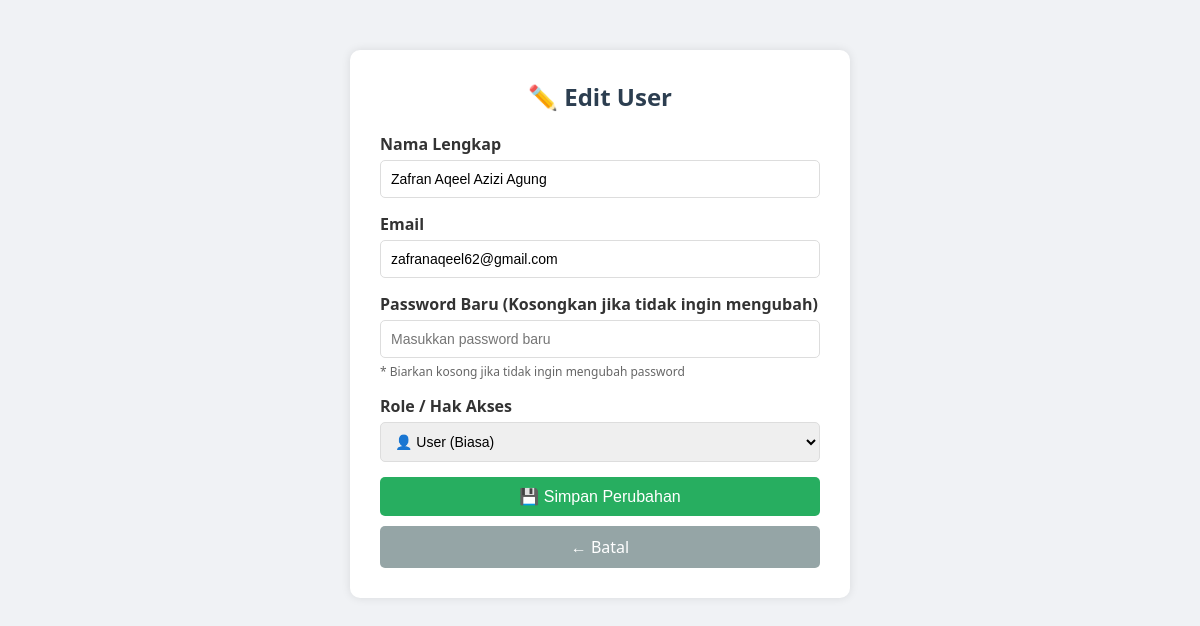
Page /editUser.php?id=3 (signed in) on the committed database.
### tables this page shows
CREATE TABLE `users` (
  `id` int(11) NOT NULL,
  `nama` varchar(100) DEFAULT NULL,
  `email` varchar(100) DEFAULT NULL,
  `password` varchar(255) DEFAULT NULL,
  `role` enum('admin','user','manager') DEFAULT 'user'
);

### editUser.php (the view, shortened to what this page needs)
<?php
include 'connection.php';
$id = isset($_GET['id']) ? (int)$_GET['id'] : 0;
$query = "SELECT * FROM users WHERE id = $id";
$result = mysqli_query($conn, $query);
$user = mysqli_fetch_assoc($result);
?>
<!DOCTYPE html>
<html>
<head>
    <link rel="stylesheet" href="Style/dashboard_style.css">
</head>
<body>
<div class="form-container">
    <h2>✏️ Edit User</h2>
    <form action="" method="POST">
        <div class="form-group">
            <label>Nama Lengkap</label>
            <input type="text" name="nama" value="<?php echo htmlspecialchars($user['nama']); ?>" required>
        </div>
        <div class="form-group">
            <label>Email</label>
            <input type="email" name="email" value="<?php echo htmlspecialchars($user['email']); ?>" required>
        </div>
        <div class="form-group">
            <label>Password Baru (Kosongkan jika tidak ingin mengubah)</label>
            <input type="password" name="password" placeholder="Masukkan password baru">
            <div class="info-text">* Biarkan kosong jika tidak ingin mengubah password</div>
        </div>
        <div class="form-group">
            <label>Role / Hak Akses</label>
            <select name="role" required>
                <option value="user" <?php echo $user['role'] == 'user' ? 'selected' : ''; ?>>👤 User (Biasa)</option>
            </select>
        </div>
        <button type="submit" class="btn-save">💾 Simpan Perubahan</button>
        <a href="dashboard.php" class="btn-cancel">← Batal</a>
    </form>
</div>
</body>
</html>

### Assets/Style/dashboard_style.css (style rules this page uses)
* { margin: 0; padding: 0; box-sizing: border-box; }
body { font-family: 'Segoe UI', Tahoma, Geneva, Verdana, sans-serif; background: #f0f2f5; min-height: 100vh; }

### editUser.php (style rules this page uses)
.form-container { max-width: 500px; margin: 50px auto; background: white; padding: 30px; border-radius: 10px; box-shadow: 0 0 10px rgba(0,0,0,0.1); }
.form-group { margin-bottom: 15px; }
label { display: block; margin-bottom: 5px; font-weight: bold; color: #333; }
input, select { width: 100%; padding: 10px; border: 1px solid #ddd; border-radius: 5px; font-size: 14px; box-sizing: border-box; }
.btn-save { background: #27ae60; color: white; padding: 10px 20px; border: none; border-radius: 5px; cursor: pointer; font-size: 16px; width: 100%; }
.btn-cancel { background: #95a5a6; color: white; padding: 10px 20px; border: none; border-radius: 5px; cursor: pointer; text-decoration: none; display: inline-block; text-align: center; margin-top: 10px; width: 100%; }
h2 { text-align: center; margin-bottom: 20px; color: #2c3e50; }
.info-text { font-size: 12px; color: #666; margin-top: 5px; }

### rows in the picture
users: nama "Zafran Aqeel Azizi Agung", email "zafranaqeel62@gmail.com", role "👤 User (Biasa)"
